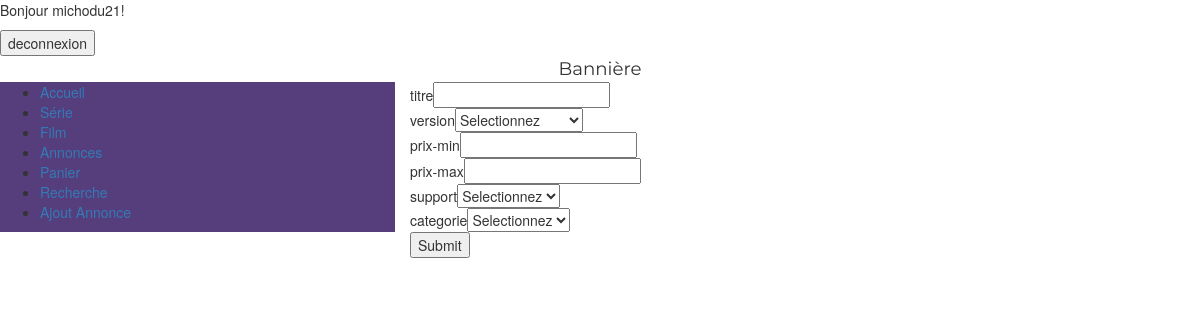
Screenshot of /wikiventefilm/recherche.php (signed in) with the database file from the repository.
### tables this page shows
CREATE TABLE `meta_menu` (
  `nom` varchar(255) NOT NULL,
  `lien` varchar(255) NOT NULL,
  `id` int(11) NOT NULL
);

CREATE TABLE `recherche` (
  `id` int(2) NOT NULL,
  `nom` varchar(30) NOT NULL,
  `type` varchar(10) NOT NULL,
  `att_name` varchar(30) NOT NULL
);

CREATE TABLE `recherche_option` (
  `id` int(2) NOT NULL,
  `nom` varchar(30) NOT NULL,
  `options` text NOT NULL
);

### wikiventefilm/recherche.php (the view, shortened to what this page needs)
<?php
	include 'connectdb.php';
	$sql = "SELECT nom, type ,att_name FROM recherche";
	$result = mysqli_query($conn, $sql);
?>
<!DOCTYPE html>
<html>
	<body>
		<?php
			include "all.php";
		?>
		<?php
			echo "<div class='row' id='banniere'>";
				include ("banniere.php");
			echo "</div>";
			echo "<div class='row' id='centre'>";
				echo "<div class='col-md-4' id='menu'>";
					include ("menu.php");
				echo "</div>";
				echo "<div class='col-md-8' id='contenu' >";
				if (mysqli_num_rows($result) > 0)
				{
					echo "<form class='recherche' action='#' method='get'>";
					while($row = mysqli_fetch_assoc($result))
					{
						switch ($row["type"])
						{
							case 'text':
								echo $row["nom"] . "<input type='text' name='" . $row["att_name"] . "'/><br/>";
								break;
							case 'number':
								echo $row["nom"] . "<input type='number' name='" . $row["att_name"] . "'/><br/>";
								break;
							case 'select':
									$sql = "SELECT nom, options FROM recherche_option WHERE nom='".$row["nom"]."'";
									$result2 = mysqli_query($conn, $sql);
									if (mysqli_num_rows($result2) > 0)
									{
										while($row2 = mysqli_fetch_assoc($result2))
										{
											echo $row2["nom"] . "<select class='custom-select' name='".$row2["nom"]."'>";
											$option = explode("#", $row2["options"]);
											for($i=0 ; $i < sizeof($option); $i++)
											{
												echo "<option value='" . $option[$i] . "'>" . $option[$i] . "</option>";
											}
											echo "</select><br/>";
										}
									}
								break;
						}
					}
					echo "<input type='submit' name='submit'/>";
					echo "</form>";
				}
				echo "</div>";
				?>
		</body>
</html>

### wikiventefilm/menu.php
<?php
	 	include 'connectdb.php' ;
		$sql = "SELECT nom, lien, id FROM meta_menu";
		$resultat = mysqli_query($conn, $sql);
		if (isset($_SESSION["login"]) && isset($_SESSION["type"]))
		{
			if ($_SESSION["type"] == "moderateur")
				$user = 2;
			else
				$user = 1;
		}
		else
		{
			$user = 0;
		}
?>
		<?php
    echo "<ul>";
        if (mysqli_num_rows($resultat) > 0)
        {
          while($row = mysqli_fetch_assoc($resultat))
          {
						if(($row["nom"]!="moderation" AND $row["nom"]!="Ajout Annonce") || ($row["nom"]=="moderation" && $user==2 ) || ($row["nom"]=="Ajout Annonce" && $user>=1 ))
						{
	            echo "
		            <li>
	                <a href='".$row["lien"]."''> ".$row["nom"]." </a>
		            </li>
	            ";
						}
          }
        }
        else
        {
            echo "aucun resultats";
        }
      echo " </ul>";
     ?>

### wikiventefilm/css/style.css (style rules this page uses)
#menu { background-color: #563d7c; text-decoration : none !important; }
#banniere { text-align: center; font-size: 130%; font-family: Montserrat; }

### rows the page displays
meta_menu: nom "Accueil"
meta_menu: nom "Série"
meta_menu: nom "Film"
meta_menu: nom "Annonces"
meta_menu: nom "Panier"
meta_menu: nom "Recherche"
meta_menu: nom "Ajout Annonce"
recherche: nom "titre"
recherche_option: nom "version", version "Selectionnez"
recherche: nom "prix-min"
recherche: nom "prix-max"
recherche_option: nom "support", support "Selectionnez"
recherche_option: nom "categorie", categorie "Selectionnez"

### other values shown
$_SESSION["login"] "michodu21"
